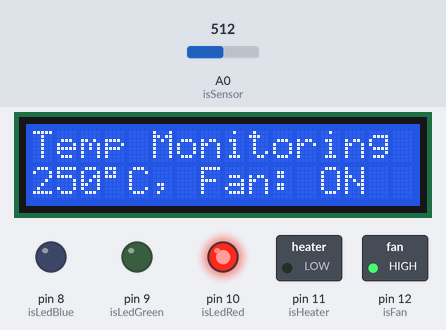
This sketch was run on a simulated Arduino Uno, built with avr-gcc and run on an emulated ATmega328P. Shown: 16×2 character LCD, switched loads named in the sketch (green lamp = pin HIGH), output pins drawn as LEDs (lit = HIGH). The test bench sets the inputs (shaded band); at power-on: A0 (isSensor) = 512.

Above: at 1.29 s.
1.3 s: A0 (isSensor) set to 81
At 1.55 s:
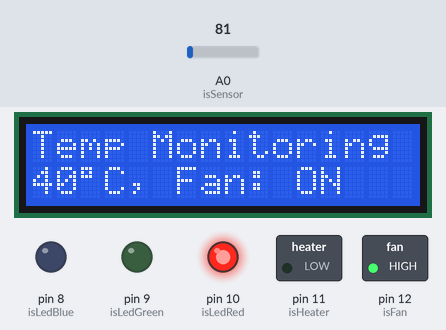
4.3 s: A0 (isSensor) set to 65
At 4.54 s:
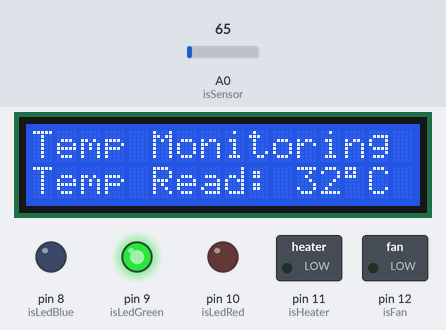
6.6 s: A0 (isSensor) set to 43
At 7.21 s:
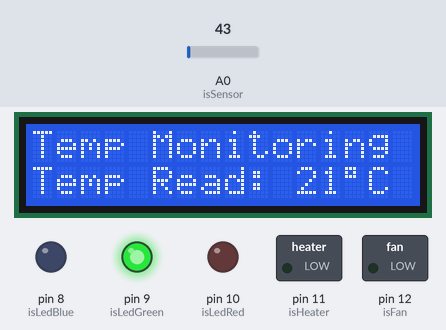
8.1 s: A0 (isSensor) set to 35
At 8.7 s:
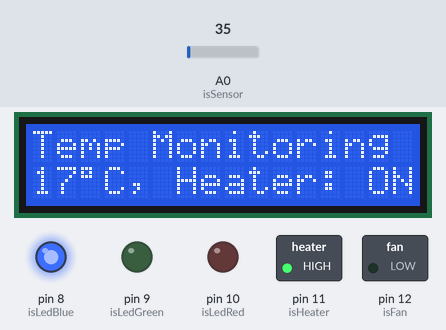
10.4 s: A0 (isSensor) set to 122
At 10.94 s:
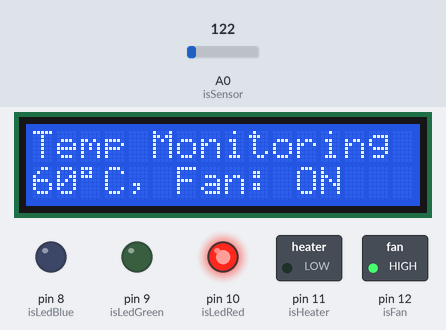
Timing chart, 0 to 13.4 s (numbered marks = the images above; inputs shaded):
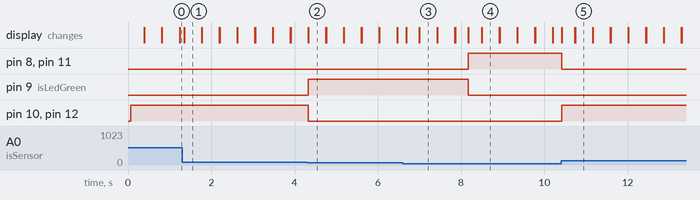

Measured:
- the behaviour switches between 73 and 72 on A0 (isSensor) (found by bisection; images 1 and 2)
- the behaviour switches between 40 and 39 on A0 (isSensor) (found by bisection; images 3 and 4)
- after the input at 1.3 s, the display: changes after 0.05 s (image 1)
- after the input at 4.3 s, pin 9 (isLedGreen): LOW → HIGH at once; pin 10 (isLedRed), pin 12 (isFan): HIGH → LOW at once; the display: first differs from a run without the input at once (image 2)
- after the input at 6.6 s, the display: changes after 0.08 s (image 3)
- after the input at 8.1 s, pin 8 (isLedBlue): LOW → HIGH after 0.07 s; pin 9 (isLedGreen): HIGH → LOW after 0.07 s; pin 11 (isHeater): LOW → HIGH after 0.08 s; the display: changes after 0.08 s (image 4)
- after the input at 10.4 s, pin 8 (isLedBlue), pin 11 (isHeater): HIGH → LOW at once; pin 10 (isLedRed), pin 12 (isFan): LOW → HIGH at once; the display: changes at once (image 5)

The sketch:

UNO_LM35_LCD_Motor_1.0.ino
```cpp
#include <LiquidCrystal.h>
LiquidCrystal lcd(7,6,5,4,3,2);

const int isSensor = A0;
const int isLedBlue = 8;
const int isLedGreen = 9;
const int isLedRed = 10;
const int isHeater = 11;
const int isFan = 12;

void setup(){
  lcd.begin(16,2);
  lcd.clear();
  pinMode(isSensor,INPUT);
  pinMode(isLedBlue,OUTPUT);
  pinMode(isLedGreen,OUTPUT);
  pinMode(isLedRed,OUTPUT);
  pinMode(isHeater,OUTPUT);
  pinMode(isFan,OUTPUT);
}

int isWrite(int b, int g, int r, int h, int f);

void loop(){
  int tempC = (analogRead(isSensor) * 500.0 / 1024.0)+0.5;
  lcd.setCursor(0,0);
  lcd.print("Temp Monitoring");
  lcd.setCursor(0,1);
  if(tempC>=20 && tempC<=35){
    lcd.print(String("Temp Read: ")+String(tempC)+String("\337C"));
    isWrite(0,1,0,0,0);
  }else if(tempC<=19){
    lcd.print(String(tempC)+String("\337C, Heater: ON"));
    isWrite(1,0,0,1,0);
  }else if(tempC>=36){
    lcd.print(String(tempC)+String("\337C, Fan: ON"));
    isWrite(0,0,1,0,1);
  }
  delay(100);
  lcd.clear();
}

int isWrite(int b, int g, int r, int h, int f){
  digitalWrite(isLedBlue, b);
  digitalWrite(isLedGreen, g);
  digitalWrite(isLedRed, r);
  digitalWrite(isHeater, h);
  digitalWrite(isFan, f);
  return 0;
}
```
